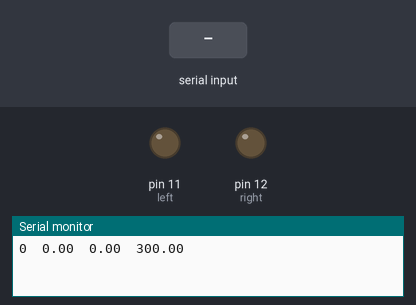
A sketch run on a simulated Arduino Uno, built with avr-gcc and run on an emulated ATmega328P. Parts: output pins drawn as LEDs (lit = HIGH), the last lines printed to the serial monitor. Dashed ring = blinking. The inputs (shaded band) are chosen by the test bench.

Above: at 1.5 s.
1.6 s: "90,45,200\n" received over Serial
4.6 s: "1,90\n" received over Serial
7.6 s: "30,150,10\n" received over Serial
At 7.68 s:
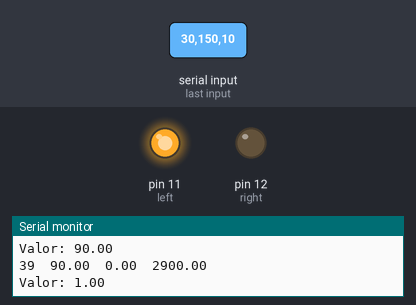
10.6 s: "90,45\n" received over Serial
At 14.09 s:
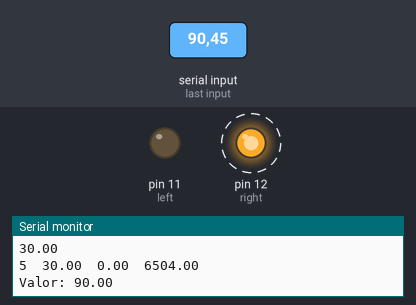
Timing chart, 0 to 16.1 s (numbered marks = the images above; inputs shaded):
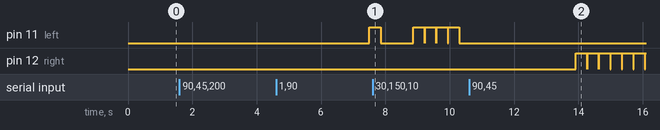

The sketch:

Control_PID_Horizontal.ino
```cpp
float SetPoint, Sv;
float e[3] = {0.0, 0.0, 0.0};
int u[2] = {0.0, 0.0};
int Aux, cont;
int left = 11;
int right = 12;
float Kp = 4.1;
float Ki = 0;
float Kd = 0.4;
float C0 = 0, C1 = 0, C2 = 0;
float tiempo, ts, timePrev;
float A_3 = 0;

void setup()
{
  pinMode(left, OUTPUT);
  pinMode(right, OUTPUT);
  Serial.begin(115200);
  tiempo = millis();
  delay(300);
}

void loop() {
  timePrev = tiempo;
  tiempo = millis();
  ts = (tiempo - timePrev) / 1000;

  C2 = (Ki*ts)/2;
  A_3 = Kd/ts;
  C0 = Kp+C2+A_3;
  C1 = C2+C2-A_3;

  if(Serial.available())
  {
    String c = Serial.readString();
    e[0] = c.toFloat();
    //Sv = c.toFloat();
    Serial.print("Valor: ");
    Serial.println(e[0]);
  }

  //SetPoint = 62.00;
  //e[0] = SetPoint - Sv;

  // Calculo del PID
  u[0] = C0*e[0]+C1*e[1]+C2*e[2];
  Aux = u[0];

  // Saturador
  if(u[0] > 39) u[0] = 39;
  if(u[0] < 0.0 && u[0] >= -39) u[0] = u[0]*-1;
  if(u[0] < -39) u[0] = 39;

  if(Aux < 0 && cont >= 2)
  {
    for(int i = 0; i < u[0]; i++)
    {
      if(Serial.available())
    {
      String c = Serial.readString();
      e[0] = c.toFloat();
      Serial.println(e[0]);
    }
      digitalWrite(left, HIGH);
      delay(350);
      digitalWrite(left, LOW);
      delay(10);
    }
      delay(10);
  }

  else if(Aux > 0 && cont >= 2)
  {
    for(int i = 0; i < u[0]; i++)
    {
      if(Serial.available())
    {
      String c = Serial.readString();
      e[0] = c.toFloat();
      Serial.println(e[0]);
    }
      digitalWrite(right, HIGH);
      delay(350);
      digitalWrite(right, LOW);
      delay(10);
    }
    delay(10);
  }

  // Corrimientos
  e[2] = e[1];
  e[1] = e[0];
  u[1] = u[0];

  Serial.print(u[0]);
  Serial.print("  ");
  Serial.print(e[0]);
  Serial.print("  ");
  Serial.print(Sv);
  Serial.print("  ");
  Serial.println(tiempo);

  delay(2600);
  cont++;
}
```

Measured:
- after the input at 4.6 s, pin 11 (left): LOW → HIGH after 2.9 s; pin 12 (right): stops changing and stays LOW
